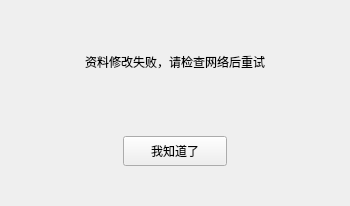
<?xml version="1.0" encoding="UTF-8"?>
<ui version="4.0">
 <class>CustomQWidgetNotification</class>
 <widget class="QWidget" name="CustomQWidgetNotification">
  <property name="geometry">
   <rect>
    <x>0</x>
    <y>0</y>
    <width>350</width>
    <height>206</height>
   </rect>
  </property>
  <property name="minimumSize">
   <size>
    <width>350</width>
    <height>206</height>
   </size>
  </property>
  <property name="windowTitle">
   <string>Form</string>
  </property>
  <layout class="QGridLayout" name="gridLayout">
   <property name="leftMargin">
    <number>20</number>
   </property>
   <property name="topMargin">
    <number>53</number>
   </property>
   <property name="rightMargin">
    <number>20</number>
   </property>
   <property name="bottomMargin">
    <number>40</number>
   </property>
   <property name="spacing">
    <number>0</number>
   </property>
   <item row="1" column="0">
    <spacer name="horizontalSpacer">
     <property name="orientation">
      <enum>Qt::Horizontal</enum>
     </property>
     <property name="sizeHint" stdset="0">
      <size>
       <width>100</width>
       <height>20</height>
      </size>
     </property>
    </spacer>
   </item>
   <item row="1" column="1">
    <widget class="QPushButton" name="pushButton_accept">
     <property name="minimumSize">
      <size>
       <width>104</width>
       <height>30</height>
      </size>
     </property>
     <property name="styleSheet">
      <string notr="true"/>
     </property>
     <property name="text">
      <string>我知道了</string>
     </property>
    </widget>
   </item>
   <item row="1" column="2">
    <spacer name="horizontalSpacer_2">
     <property name="orientation">
      <enum>Qt::Horizontal</enum>
     </property>
     <property name="sizeHint" stdset="0">
      <size>
       <width>100</width>
       <height>20</height>
      </size>
     </property>
    </spacer>
   </item>
   <item row="0" column="0" colspan="3">
    <widget class="QLabel" name="label_notification">
     <property name="text">
      <string>资料修改失败，请检查网络后重试</string>
     </property>
     <property name="alignment">
      <set>Qt::AlignHCenter|Qt::AlignTop</set>
     </property>
    </widget>
   </item>
  </layout>
 </widget>
 <resources/>
 <connections/>
</ui>
